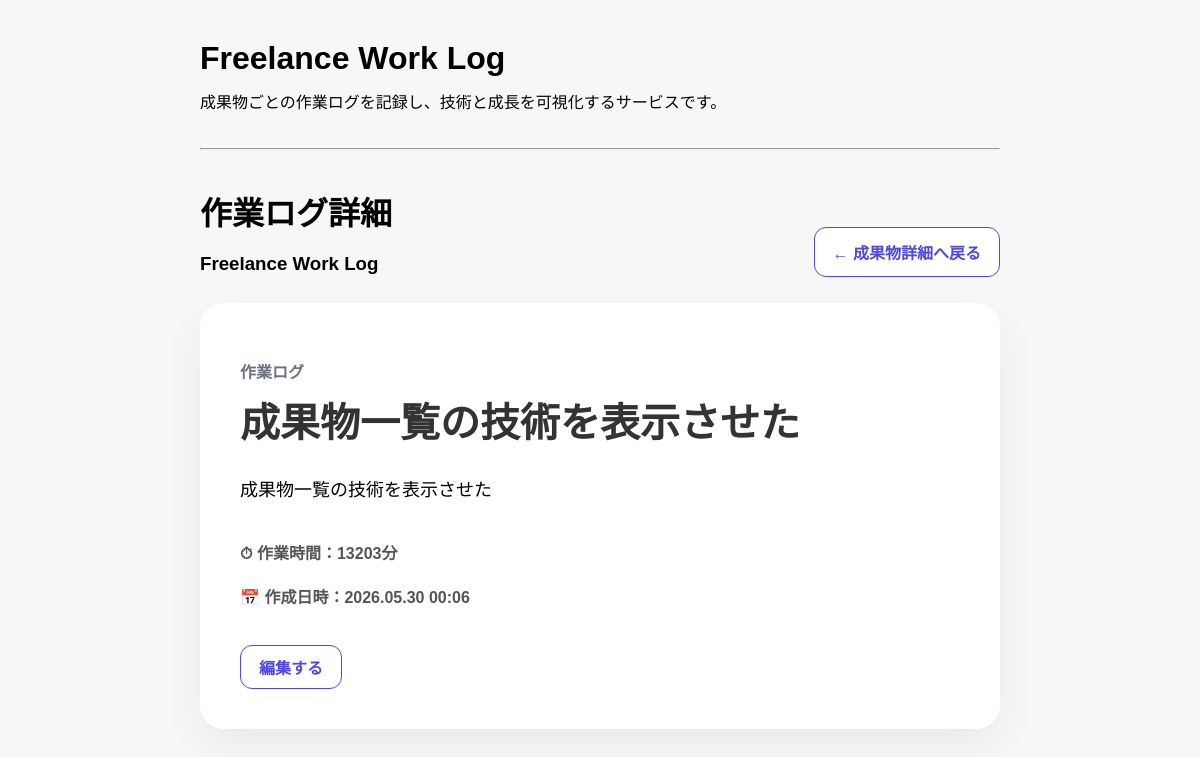
Screenshot of /posts-page/1 with the database file from the repository.
### app/models.py (models this page shows)
class Work(Base):
    __tablename__ = "works"
    id = Column(Integer, primary_key=True, index=True)
    title = Column(String, nullable=False)
    description = Column(Text, nullable=False)
    github_url = Column(String)
    app_url = Column(String)
    tech_stack = Column(String)
    posts = relationship(
        "Post",
        back_populates="work"
    )
    image_url = Column(String)
    created_at = Column(DateTime, default=datetime.now)

class Post(Base):
    __tablename__ = "posts"
    id = Column(Integer, primary_key=True, index=True)
    title = Column(String)
    content = Column(String)
    task_type = Column(String)
    start_time = Column(DateTime)
    end_time = Column(DateTime)
    work_time_minutes = Column(Integer)
    work_id = Column(Integer, ForeignKey("works.id"))
    work = relationship(
        "Work",
        back_populates="posts"
    )
    created_at = Column(DateTime, default=datetime.now)

### app/main.py (the view)
@app.get("/posts-page/{post_id}")
def post_detail_page(post_id: int, request: Request, db: Session = Depends(get_db)):
    post = db.query(models.Post).filter(models.Post.id == post_id).first()
    duration_minutes = int(
        (post.end_time - post.start_time).total_seconds() / 60
    )
    if post:
        post.content = markdown.markdown(
            post.content,
            extensions=["fenced_code"]
        )
    return templates.TemplateResponse(
        request,
        "post_detail.html",
        {
            "post": post,
            "duration_minutes": duration_minutes
        }
    )

### app/templates/post_detail.html
{% extends "base.html" %}
{% block content %}
<div class="page-header">
  <div>
    <h2 class="section-title">作業ログ詳細</h2>
    <h3 class="work-page-title">{{ post.work.title }}</h3>
  </div>
  <a href="/works-page/{{ post.work_id }}" class="btn-back">
    ← 成果物詳細へ戻る
  </a>
</div>
<article class="detail-card post-detail-card">
  <div class="post-detail-header">
    <p class="post-label">作業ログ</p>
    <h1 class="post-detail-title">{{ post.title }}</h1>
  </div>
  <div class="post-content">
    {{ post.content | safe }}
  </div>
  <div class="post-meta-list">
    <p>⏱ 作業時間：{{ duration_minutes }}分</p>
    <p>📅 作成日時：{{ post.created_at.strftime('%Y.%m.%d %H:%M') }}</p>
  </div>
  <div class="post-actions">
    <a href="/posts-page/{{ post.id }}/edit" class="btn-outline">編集する</a>
  </div>
</article>
{% endblock %}

### app/static/style.css (style rules this page uses)
body { font-family: sans-serif; max-width: 800px; margin: 40px auto; padding: 0 20px; background: #f7f7f7; }
h1 { color: #000; }
.section-title { font-size: 2rem; font-weight: 700; margin-top: 30px; margin-bottom: 16px; }
.btn-outline { display: inline-block; padding: 10px 16px; border: 1px solid #4f46e5; border-radius: 10px; color: #4f46e5; font-weight: 700; text-decoration: none; }
.post-actions { display: flex; align-items: center; gap: 12px; margin-top: 21px; }
.btn-outline, .btn-danger { display: inline-flex; align-items: center; justify-content: center; height: 44px; padding: 0 18px; border-radius: 12px; font-size: 16px; font-weight: 700; text-decoration: none; box-sizing: border-box; }
.btn-outline { border: 1px solid #4f46e5; color: #4f46e5; background: #fff; }
.btn-back { display: inline-flex; align-items: center; gap: 8px; padding: 12px 18px; border: 1px solid #4f46e5; border-radius: 12px; color: #4f46e5; text-decoration: none; font-weight: 700; background: #fff; transition: all 0.2s ease; margin-bottom: 16px; }
.page-header { display: flex; justify-content: space-between; align-items: flex-end; margin-bottom: 10px; }
.detail-card { background: #fff; border-radius: 24px; padding: 40px; box-shadow: 0 16px 40px rgba(0, 0, 0, 0.06); }
.post-detail-title { font-size: 40px; margin: 0 0 24px; color: #333; }
.post-label { color: #6b7280; font-weight: 700; margin-bottom: 8px; }
.post-content { font-size: 18px; line-height: 1.9; margin-bottom: 32px; }
.post-meta-list { color: #555; font-weight: 700; line-height: 1.8; margin-bottom: 32px; }

### rows the page displays
Work: work "Freelance Work Log"
Post: title "成果物一覧の技術を表示させた", content "成果物一覧の技術を表示させた", created_at "2026.05.30 00:06"

### other values shown
{{ duration_minutes }} "13203"
